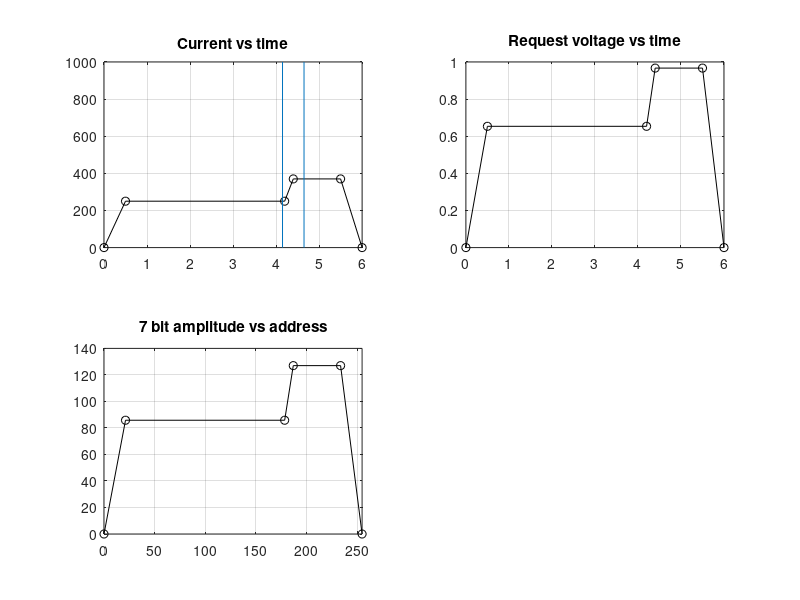

Write the MATLAB code that produced this figure.
% Programming the Wavetek SG
% clear all
% close all

RFpulseLength = 0.5;
RFStart = 4.15;
RFEnd = RFStart + RFpulseLength;

Ymax = 127;
Ymin = 0  ;

Xmin = 0  ;
Xmax = 255;

Ical = 382.6; % [A/V]

CurrentProgram = 10;

switch CurrentProgram
    case 8 
        I = [0,220 ,220 ,220  ,220  ,0];
        t = [0,0.5 ,4.2 ,4.4  ,5.5  ,6];
    case 9
        I = [0,220 ,220 ,310  ,310  ,0];
        t = [0,0.5 ,4.2 ,4.4  ,5.5  ,6];
    case 10
        I = [0,250 ,250 ,370  ,370  ,0];
        t = [0,0.5 ,4.2 ,4.4  ,5.5  ,6];
    case 11
        I = [0,220 ,220 ,440  ,440  ,0];
        t = [0,0.5 ,4.2 ,4.4  ,5.5  ,6];
    case 12
        I = [0,250 ,250 ,500  ,500  ,0];
        t = [0,0.5 ,4.2 ,4.4  ,5.5  ,6];
end

% Convert the desired current to voltge request level:
V = I/Ical;

% Convert request voltage and time to bits:
Y = V*(Ymax/max(V));
X = t*(Xmax/max(t));

% Plot data
figure
subplot(2,2,1)
hold on
plot(t,I,'ko-')
line([RFStart,RFStart],[0,1e3])
line([RFEnd,RFEnd],[0,1e3])
box on
title('Current vs time')
grid on

subplot(2,2,2)
plot(t,V,'ko-')
box on
title('Request voltage vs time')
grid on

subplot(2,2,3)
plot(X,Y,'ko-')
title('7 bit amplitude vs address')
xlim([Xmin,Xmax])
grid on

set(gcf,'color','w','Position',[600  60  500  550])
